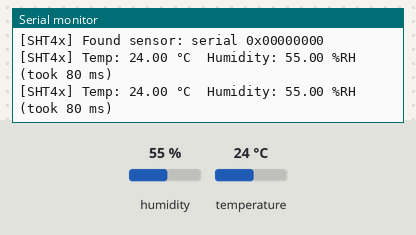
A sketch run on a simulated Seeed XIAO ESP32-S3. Shown: the last lines printed to the serial monitor. Inputs (shaded band) come from the test bench; at power-on: humidity 55 %, temperature 24 °C.

Above: at 2.9 s.
3.0 s: humidity set to 22 %
At 4.6 s:
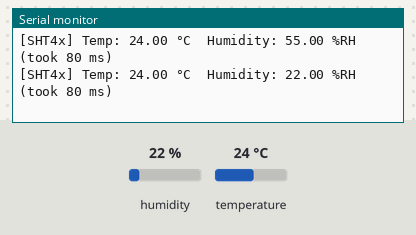
5.8 s: temperature set to 12 °C
At 6.7 s:
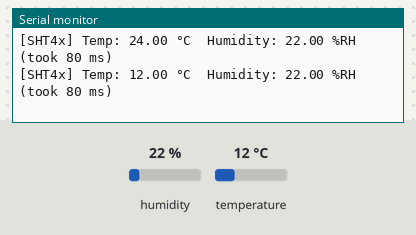
8.6 s: humidity set to 40 %
At 10.9 s:
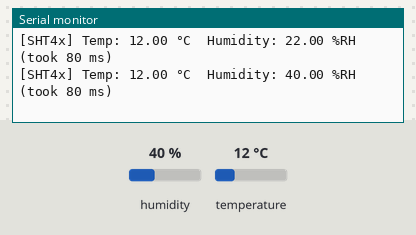
Timing chart, 0 to 12.4 s (numbered marks = the images above; inputs shaded):
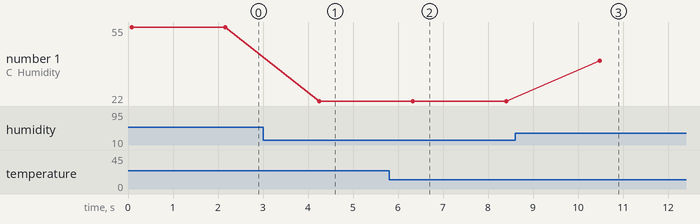

Measured:
- after the input at 3.0 s, the serial monitor: prints a new line after 1.2 s (image 1)
- after the input at 5.8 s, the serial monitor: prints a new line after 0.53 s (image 2)
- after the input at 8.6 s, the serial monitor: prints a new line after 1.9 s (image 3)
- plotted number 1: 55 → 22 after the input at 3.0 s, 22 → 40 after the input at 8.6 s

The sketch:

SHT4x.ino
```cpp
// SHT4x.ino
//
// Read temperature and humidity from the onboard SHT4x sensor on the
// Seeed Studio reTerminal E1002.
//
// The SHT40 / SHT41 / SHT45 are high-accuracy I2C temperature & humidity
// sensors from Sensirion.  This example reads a measurement every 2 seconds
// and prints it to both UART1 and USB CDC.
//
// Required library (install via Arduino Library Manager):
//   "Adafruit SHT4x Library" by Adafruit
//   (depends on "Adafruit BusIO" — install that too if prompted)
//
// Required Arduino settings (Tools menu):
//   Board        : XIAO_ESP32S3
//   Upload Speed : 115200
//
// Pin mapping (I2C):
//   GPIO 19  SDA
//   GPIO 20  SCL
//   GPIO 43  UART1 TX  (carrier board USB-UART bridge)
//   GPIO 44  UART1 RX

#include <Arduino.h>
#include <Wire.h>
#include "Adafruit_SHT4x.h"

// ===== Serial / logging =====================================================
#define LOG_BAUD    115200
#define LOG_TX_PIN  43
#define LOG_RX_PIN  44
#define LOG_PRINT(x)    do { Serial1.print(x);    Serial.print(x);    } while(0)
#define LOG_PRINTLN(x)  do { Serial1.println(x);  Serial.println(x);  } while(0)
#define LOG_PRINTF(...) do { Serial1.printf(__VA_ARGS__); Serial.printf(__VA_ARGS__); } while(0)

// ===== I2C pins =============================================================
#define I2C_SDA  19
#define I2C_SCL  20

Adafruit_SHT4x sht4;

void setup()
{
    Serial1.begin(LOG_BAUD, SERIAL_8N1, LOG_RX_PIN, LOG_TX_PIN);
    Serial.begin(LOG_BAUD);
    for (uint32_t t = millis(); !Serial && (millis() - t < 2000); ) delay(10);

    LOG_PRINTLN(F("\n[E1002] SHT4x temperature & humidity demo"));

    Wire.begin(I2C_SDA, I2C_SCL);

    if (!sht4.begin(&Wire)) {
        LOG_PRINTLN(F("[SHT4x] Sensor not found — check wiring and I2C address."));
        while (true) delay(1000);
    }

    LOG_PRINTF("[SHT4x] Found sensor: serial 0x%08X\n", sht4.readSerial());

    // Precision modes: SHT4X_HIGH_PRECISION / SHT4X_MED_PRECISION / SHT4X_LOW_PRECISION
    sht4.setPrecision(SHT4X_HIGH_PRECISION);
    // Heater: SHT4X_NO_HEATER (normal use) or SHT4X_HIGH_MED/LOW_HEATER_*
    sht4.setHeater(SHT4X_NO_HEATER);
}

void loop()
{
    sensors_event_t humidity, temp;

    uint32_t t = millis();
    sht4.getEvent(&humidity, &temp);
    uint32_t elapsed = millis() - t;

    LOG_PRINTF("[SHT4x] Temp: %.2f °C  Humidity: %.2f %%RH  (took %u ms)\n",
               temp.temperature,
               humidity.relative_humidity,
               elapsed);

    delay(2000);
}
```
